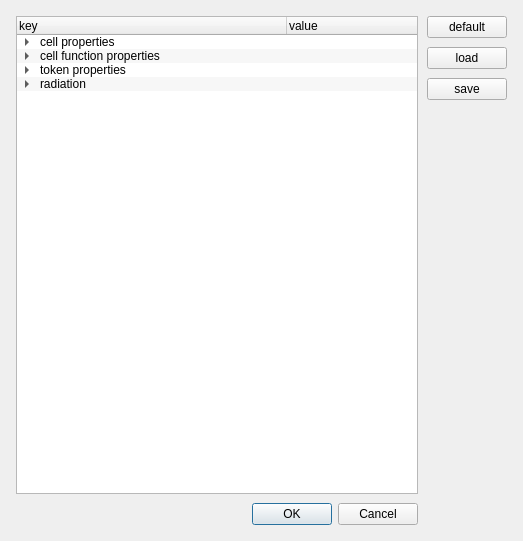
<?xml version="1.0" encoding="UTF-8"?>
<ui version="4.0">
 <class>SimulationParametersDialog</class>
 <widget class="QDialog" name="SimulationParametersDialog">
  <property name="geometry">
   <rect>
    <x>0</x>
    <y>0</y>
    <width>523</width>
    <height>541</height>
   </rect>
  </property>
  <property name="windowTitle">
   <string>simulation parameters</string>
  </property>
  <layout class="QGridLayout" name="gridLayout">
   <property name="leftMargin">
    <number>16</number>
   </property>
   <property name="topMargin">
    <number>16</number>
   </property>
   <property name="rightMargin">
    <number>16</number>
   </property>
   <property name="bottomMargin">
    <number>16</number>
   </property>
   <property name="spacing">
    <number>9</number>
   </property>
   <item row="7" column="2">
    <widget class="QDialogButtonBox" name="buttonBox">
     <property name="locale">
      <locale language="English" country="UnitedStates"/>
     </property>
     <property name="orientation">
      <enum>Qt::Horizontal</enum>
     </property>
     <property name="standardButtons">
      <set>QDialogButtonBox::Cancel|QDialogButtonBox::Ok</set>
     </property>
    </widget>
   </item>
   <item row="0" column="0" rowspan="6" colspan="3">
    <widget class="QTreeWidget" name="treeWidget">
     <property name="alternatingRowColors">
      <bool>true</bool>
     </property>
     <attribute name="headerDefaultSectionSize">
      <number>270</number>
     </attribute>
     <attribute name="headerHighlightSections">
      <bool>false</bool>
     </attribute>
     <attribute name="headerStretchLastSection">
      <bool>true</bool>
     </attribute>
     <column>
      <property name="text">
       <string>key</string>
      </property>
     </column>
     <column>
      <property name="text">
       <string>value</string>
      </property>
     </column>
     <item>
      <property name="text">
       <string>cell properties</string>
      </property>
      <item>
       <property name="text">
        <string>mutation probability</string>
       </property>
       <property name="flags">
        <set>ItemIsSelectable|ItemIsEditable|ItemIsDragEnabled|ItemIsUserCheckable|ItemIsEnabled</set>
       </property>
      </item>
      <item>
       <property name="text">
        <string>min distance</string>
       </property>
       <property name="flags">
        <set>ItemIsSelectable|ItemIsEditable|ItemIsDragEnabled|ItemIsUserCheckable|ItemIsEnabled</set>
       </property>
      </item>
      <item>
       <property name="text">
        <string>max distance</string>
       </property>
       <property name="flags">
        <set>ItemIsSelectable|ItemIsEditable|ItemIsDragEnabled|ItemIsUserCheckable|ItemIsEnabled</set>
       </property>
      </item>
      <item>
       <property name="text">
        <string>mass</string>
       </property>
       <property name="flags">
        <set>ItemIsSelectable|ItemIsEditable|ItemIsDragEnabled|ItemIsUserCheckable|ItemIsEnabled</set>
       </property>
      </item>
      <item>
       <property name="text">
        <string>max force</string>
       </property>
       <property name="flags">
        <set>ItemIsSelectable|ItemIsEditable|ItemIsDragEnabled|ItemIsUserCheckable|ItemIsEnabled</set>
       </property>
      </item>
      <item>
       <property name="text">
        <string>max force decay probability</string>
       </property>
       <property name="flags">
        <set>ItemIsSelectable|ItemIsEditable|ItemIsDragEnabled|ItemIsUserCheckable|ItemIsEnabled</set>
       </property>
      </item>
      <item>
       <property name="text">
        <string>max bonds</string>
       </property>
       <property name="flags">
        <set>ItemIsSelectable|ItemIsEditable|ItemIsDragEnabled|ItemIsUserCheckable|ItemIsEnabled</set>
       </property>
      </item>
      <item>
       <property name="text">
        <string>max token</string>
       </property>
       <property name="flags">
        <set>ItemIsSelectable|ItemIsEditable|ItemIsDragEnabled|ItemIsUserCheckable|ItemIsEnabled</set>
       </property>
      </item>
      <item>
       <property name="text">
        <string>max token branch number</string>
       </property>
       <property name="flags">
        <set>ItemIsSelectable|ItemIsEditable|ItemIsDragEnabled|ItemIsUserCheckable|ItemIsEnabled</set>
       </property>
      </item>
      <item>
       <property name="text">
        <string>creation energy</string>
       </property>
       <property name="flags">
        <set>ItemIsSelectable|ItemIsEditable|ItemIsDragEnabled|ItemIsUserCheckable|ItemIsEnabled</set>
       </property>
      </item>
      <item>
       <property name="text">
        <string>min energy</string>
       </property>
       <property name="flags">
        <set>ItemIsSelectable|ItemIsEditable|ItemIsDragEnabled|ItemIsUserCheckable|ItemIsEnabled</set>
       </property>
      </item>
      <item>
       <property name="text">
        <string>transformation probability</string>
       </property>
       <property name="flags">
        <set>ItemIsSelectable|ItemIsEditable|ItemIsDragEnabled|ItemIsUserCheckable|ItemIsEnabled</set>
       </property>
      </item>
      <item>
       <property name="text">
        <string>fusion velocity</string>
       </property>
       <property name="flags">
        <set>ItemIsSelectable|ItemIsEditable|ItemIsDragEnabled|ItemIsUserCheckable|ItemIsEnabled</set>
       </property>
      </item>
     </item>
     <item>
      <property name="text">
       <string>cell function properties</string>
      </property>
      <item>
       <property name="text">
        <string>computer</string>
       </property>
       <item>
        <property name="text">
         <string>max instructions</string>
        </property>
        <property name="flags">
         <set>ItemIsSelectable|ItemIsEditable|ItemIsDragEnabled|ItemIsUserCheckable|ItemIsEnabled</set>
        </property>
       </item>
       <item>
        <property name="text">
         <string>memory size</string>
        </property>
        <property name="flags">
         <set>ItemIsSelectable|ItemIsEditable|ItemIsDragEnabled|ItemIsUserCheckable|ItemIsEnabled</set>
        </property>
       </item>
      </item>
      <item>
       <property name="text">
        <string>constructor</string>
       </property>
       <item>
        <property name="text">
         <string>offspring distance</string>
        </property>
        <property name="flags">
         <set>ItemIsSelectable|ItemIsEditable|ItemIsDragEnabled|ItemIsUserCheckable|ItemIsEnabled</set>
        </property>
       </item>
      </item>
      <item>
       <property name="text">
        <string>sensor</string>
       </property>
       <item>
        <property name="text">
         <string>range</string>
        </property>
        <property name="flags">
         <set>ItemIsSelectable|ItemIsEditable|ItemIsDragEnabled|ItemIsUserCheckable|ItemIsEnabled</set>
        </property>
       </item>
      </item>
      <item>
       <property name="text">
        <string>weapon</string>
       </property>
       <item>
        <property name="text">
         <string>strength</string>
        </property>
        <property name="flags">
         <set>ItemIsSelectable|ItemIsEditable|ItemIsDragEnabled|ItemIsUserCheckable|ItemIsEnabled</set>
        </property>
       </item>
      </item>
      <item>
       <property name="text">
        <string>communicator</string>
       </property>
       <item>
        <property name="text">
         <string>range</string>
        </property>
        <property name="flags">
         <set>ItemIsSelectable|ItemIsEditable|ItemIsDragEnabled|ItemIsUserCheckable|ItemIsEnabled</set>
        </property>
       </item>
      </item>
     </item>
     <item>
      <property name="text">
       <string>token properties</string>
      </property>
      <item>
       <property name="text">
        <string>memory size</string>
       </property>
       <property name="flags">
        <set>ItemIsSelectable|ItemIsEditable|ItemIsDragEnabled|ItemIsUserCheckable|ItemIsEnabled</set>
       </property>
      </item>
      <item>
       <property name="text">
        <string>creation energy</string>
       </property>
       <property name="flags">
        <set>ItemIsSelectable|ItemIsEditable|ItemIsDragEnabled|ItemIsUserCheckable|ItemIsEnabled</set>
       </property>
      </item>
      <item>
       <property name="text">
        <string>min energy</string>
       </property>
       <property name="flags">
        <set>ItemIsSelectable|ItemIsEditable|ItemIsDragEnabled|ItemIsUserCheckable|ItemIsEnabled</set>
       </property>
      </item>
     </item>
     <item>
      <property name="text">
       <string>radiation</string>
      </property>
      <item>
       <property name="text">
        <string>exponent</string>
       </property>
       <property name="flags">
        <set>ItemIsSelectable|ItemIsEditable|ItemIsDragEnabled|ItemIsUserCheckable|ItemIsEnabled</set>
       </property>
      </item>
      <item>
       <property name="text">
        <string>factor</string>
       </property>
       <property name="flags">
        <set>ItemIsSelectable|ItemIsEditable|ItemIsDragEnabled|ItemIsUserCheckable|ItemIsEnabled</set>
       </property>
      </item>
      <item>
       <property name="text">
        <string>probability</string>
       </property>
       <property name="flags">
        <set>ItemIsSelectable|ItemIsEditable|ItemIsDragEnabled|ItemIsUserCheckable|ItemIsEnabled</set>
       </property>
      </item>
      <item>
       <property name="text">
        <string>velocity multiplier</string>
       </property>
       <property name="flags">
        <set>ItemIsSelectable|ItemIsEditable|ItemIsDragEnabled|ItemIsUserCheckable|ItemIsEnabled</set>
       </property>
      </item>
      <item>
       <property name="text">
        <string>velocity perturbation</string>
       </property>
       <property name="flags">
        <set>ItemIsSelectable|ItemIsEditable|ItemIsDragEnabled|ItemIsUserCheckable|ItemIsEnabled</set>
       </property>
      </item>
     </item>
    </widget>
   </item>
   <item row="0" column="3">
    <widget class="QPushButton" name="defaultButton">
     <property name="text">
      <string>default</string>
     </property>
    </widget>
   </item>
   <item row="1" column="3">
    <widget class="QPushButton" name="loadButton">
     <property name="text">
      <string>load</string>
     </property>
    </widget>
   </item>
   <item row="2" column="3">
    <widget class="QPushButton" name="saveButton">
     <property name="text">
      <string>save</string>
     </property>
    </widget>
   </item>
   <item row="3" column="3" rowspan="3">
    <spacer name="verticalSpacer">
     <property name="orientation">
      <enum>Qt::Vertical</enum>
     </property>
     <property name="sizeHint" stdset="0">
      <size>
       <width>20</width>
       <height>40</height>
      </size>
     </property>
    </spacer>
   </item>
  </layout>
 </widget>
 <resources/>
 <connections>
  <connection>
   <sender>buttonBox</sender>
   <signal>accepted()</signal>
   <receiver>SimulationParametersDialog</receiver>
   <slot>accept()</slot>
   <hints>
    <hint type="sourcelabel">
     <x>248</x>
     <y>254</y>
    </hint>
    <hint type="destinationlabel">
     <x>157</x>
     <y>274</y>
    </hint>
   </hints>
  </connection>
  <connection>
   <sender>buttonBox</sender>
   <signal>rejected()</signal>
   <receiver>SimulationParametersDialog</receiver>
   <slot>reject()</slot>
   <hints>
    <hint type="sourcelabel">
     <x>316</x>
     <y>260</y>
    </hint>
    <hint type="destinationlabel">
     <x>286</x>
     <y>274</y>
    </hint>
   </hints>
  </connection>
 </connections>
</ui>
